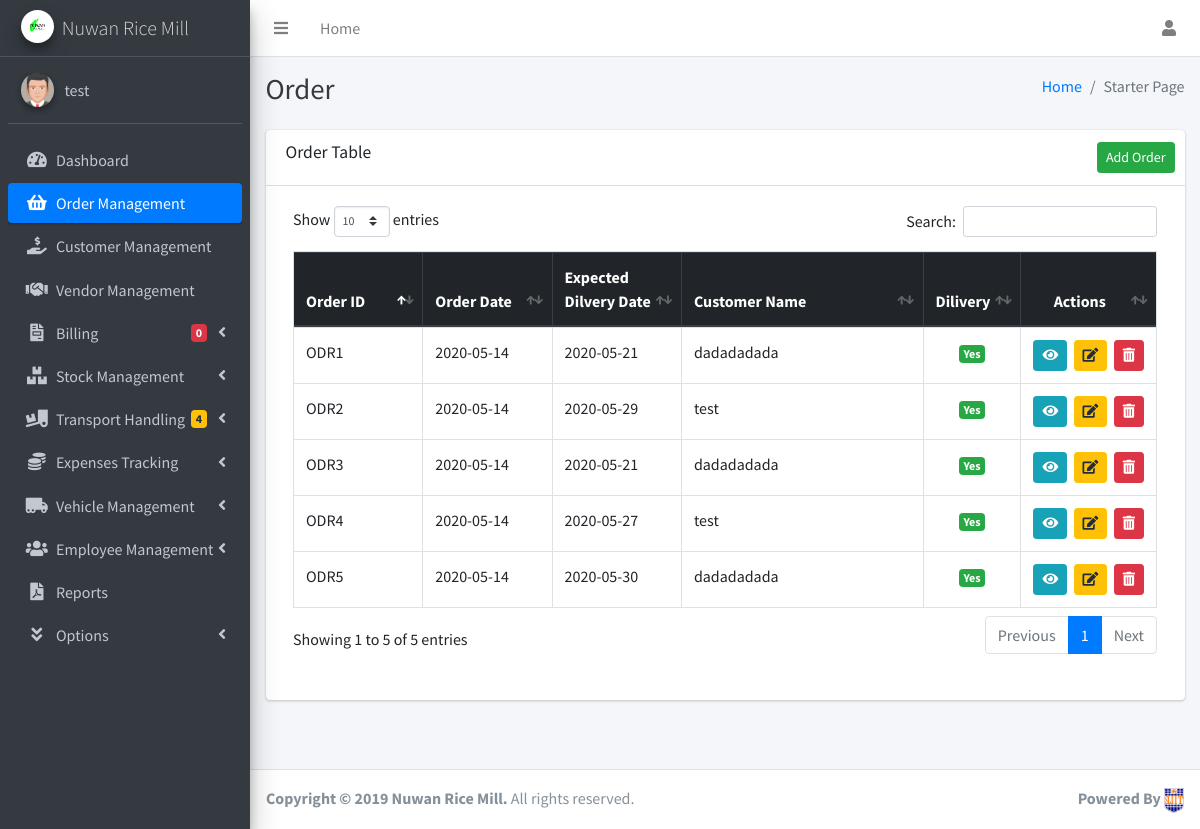
The page /Order/OrderTable.php (signed in) on the database its author committed.
### tables this page shows
CREATE TABLE `orderm` (
  `OrderM_ID` int(11) NOT NULL,
  `Order_ID` varchar(50) NOT NULL,
  `customerID` int(11) NOT NULL,
  `Order_Date` date NOT NULL,
  `Order_D_Date` date NOT NULL,
  `D_Status` varchar(10) NOT NULL,
  `t_status` varchar(2) NOT NULL DEFAULT '0',
  `t_d_status` int(2) NOT NULL DEFAULT '0',
  `invoice_created` int(2) NOT NULL
);

CREATE TABLE `customer` (
  `customerID` int(11) NOT NULL,
  `CusID` varchar(50) NOT NULL,
  `cName` varchar(100) NOT NULL,
  `cMNumber` varchar(10) NOT NULL,
  `cLNumber` varchar(10) DEFAULT NULL,
  `cEmail` varchar(150) DEFAULT NULL,
  `cAddress` varchar(250) NOT NULL,
  `cCity` varchar(50) NOT NULL,
  `cDistrict` varchar(50) NOT NULL
);

### Order/OrderTable.php (the view, shortened to what this page needs)
<?php
include '../inc/Dashboardcalculations.php';
$query = "SELECT o.OrderM_ID,o.Order_ID,c.cName,o.Order_Date,o.Order_D_Date,o.D_Status FROM orderm o, customer c WHERE o.customerID = c.customerID";
$Expenses = mysqli_query($con, $query);
?>
<!DOCTYPE html>
<html lang="en">
<head>
    <link rel="stylesheet" href="../dist/css/customCSS.css">
    <link rel="stylesheet" href="../plugins/overlayScrollbars/css/OverlayScrollbars.min.css">
    <link rel="stylesheet" href="../plugins/fontawesome-free/css/all.min.css">
    <link rel="stylesheet" href="../dist/css/adminlte.min.css">
    <link rel="stylesheet" href="../plugins/datatables-bs4/css/dataTables.bootstrap4.css">
    <link rel="stylesheet" href="../sweetalert/sweetalert2.min.css">
</head>
<body class="hold-transition sidebar-mini layout-fixed layout-navbar-fixed layout-footer-fixed">
    <div class="wrapper">
        <nav class="main-header navbar navbar-expand navbar-white navbar-light">
            <ul class="navbar-nav">
                <li class="nav-item">
                    <a class="nav-link" data-widget="pushmenu" href="#"><i class="fas fa-bars"></i></a>
                </li>
                <li class="nav-item d-none d-sm-inline-block">
                    <a href="#" class="nav-link">Home</a>
                </li>
            </ul>
            <ul class="navbar-nav ml-auto">
                <li class="nav-item dropdown">
                    <a class="nav-link" data-toggle="dropdown" href="#">
                        <i class="fa fa-user"></i>
                    </a>
                </li>
            </ul>
        </nav>
        <aside class="main-sidebar sidebar-dark-primary elevation-4">
            <a href="index3.html" class="brand-link">
                <img src="../dist/img/RICE.jpg" alt="Company Logo" class="brand-image img-circle elevation-3">
                <span class="brand-text font-weight-light">Nuwan Rice Mill</span>
            </a>
            <div class="sidebar">
                <div class="user-panel mt-3 pb-3 mb-3 d-flex">
                    <div class="image">
                        <img src="../dist/img/4.jpg" class="img-circle elevation-2" alt="User Image">
                    </div>
                    <div class="info">
                        <a href="#" class="d-block"><?php echo $_SESSION['username']; ?></a>
                    </div>
                </div>
                <nav class="mt-2">
                    <ul class="nav nav-pills nav-sidebar flex-column" data-widget="treeview" role="menu" data-accordion="false">
                        <li class="nav-item">
                            <a href="../index.php" class="nav-link">
                                <i class="nav-icon fas fa-tachometer-alt"></i>
                                <p>Dashboard</p>
                            </a>
                        </li>
                        <li class="nav-item">
                            <a href="#" class="nav-link active">
                                <i class="nav-icon fas fa-shopping-basket"></i>
                                <p>Order Management</p>
                            </a>
                        </li>
                        <li class="nav-item">
                            <a href="../Customer/CustomerTable.php" class="nav-link">
                                <i class="nav-icon fas fa-hand-holding-usd"></i>
                                <p>Customer Management</p>
                            </a>
                        </li>
                        <li class="nav-item">
                            <a href="../Vendor/VendorTable.php" class="nav-link">
                                <i class="nav-icon fas fa-handshake"></i>
                                <p>Vendor Management</p>
                            </a>
                        </li>
                        <li class="nav-item has-treeview">
                            <a href="#" class="nav-link">
                                <i class="nav-icon fas fa-file-invoice"></i>
                                <p>Billing
                                    <i class="right fas fa-angle-left"></i>
                                    <span class="badge badge-danger right"><?php num_of_new_orders(); ?></span>
                                </p>
                            </a>
                        </li>
                        <li class="nav-item has-treeview">
                            <a href="#" class="nav-link ">
                                <i class="nav-icon fas fa-boxes"></i>
                                <p>Stock Management
                                    <i class="right fas fa-angle-left"></i>
                                </p>
                            </a>
                        </li>
                        <li class="nav-item has-treeview">
                            <a href="#" class="nav-link">
                                <i class="nav-icon fas fa-truck-loading"></i>
                                <p>Transport Handling
                                    <i class="right fas fa-angle-left"></i>
                                    <span class="badge badge-warning right"><?php num_of_transportAction(); ?></span>
                                </p>
                            </a>
                        </li>
                        <li class="nav-item has-treeview">
                            <a href="" class="nav-link">
                                <i class="nav-icon fas fa-coins"></i>
                                <p>Expenses Tracking
                                    <i class="right fas fa-angle-left"></i>
                                </p>
                            </a>
                        </li>
                        <li class="nav-item">
                            <a href="" class="nav-link">
                                <i class="nav-icon fas fa-truck-moving"></i>
                                <p>Vehicle Management
                                    <i class="right fas fa-angle-left"></i>
                                </p>
                            </a>
                        </li>
                        <li class="nav-item has-treeview">
                            <a href="" class="nav-link">
                                <i class="nav-icon fas fa-users"></i>
                                <p>Employee Management
                                    <i class="right fas fa-angle-left"></i>
                                </p>
                            </a>
                        </li>
                        <li class="nav-item">
                            <a href="../Reports/EmployeeReport.php" class="nav-link">
                                <i class="nav-icon fas fa-file-pdf"></i>
                                <p>Reports</p>
                            </a>
                        </li>
                        <li class="nav-item has-treeview">
                            <a href="" class="nav-link">
                                <i class="nav-icon fas fa-angle-double-down"></i>
                                <p>
                                    Options
                                    <i class="right fas fa-angle-left"></i>
                                </p>
                            </a>
                        </li>
                    </ul>
                </nav>
            </div>
        </aside>
        <div class="content-wrapper">
            <div class="content-header">
                <div class="container-fluid">
                    <div class="row mb-2">
                        <div class="col-sm-6">
                            <h1 class="m-0 text-dark">Order</h1>
                        </div>
                        <div class="col-sm-6">
                            <ol class="breadcrumb float-sm-right">
                                <li class="breadcrumb-item"><a href="#">Home</a></li>
                                <li class="breadcrumb-item active">Starter Page</li>
                            </ol>
                        </div>
                    </div>
                </div>
            </div>
            <div class="content">
                <div class="container-fluid">
                    <div class="card mb-5">
                        <div class="card-header">
                            <h3 class="card-title">Order Table</h3>
                            <div class="card-tools">
                                <a href="AddOrder.php"><button type="button" class="btn btn-success btn-sm">Add Order</button></a>
                            </div>
                        </div>
                        <div class="card-body">
                            <div class="table-responsive">
                                <div class="dataTables_wrapper container-fluid dt-bootstrap4">
                                    <table id="example1" class="table table-bordered table-hover">
                                        <thead class="thead-dark">
                                            <tr>
                                                <th style="width: 15%">Order ID</th>
                                                <th style="width: 15%">Order Date</th>
                                                <th style="width: 15%">Expected Dilvery Date</th>
                                                <th>Customer Name</th>
                                                <th style="width: 10%">Dilivery</th>
                                                <th class="text-center" style="width: 10%">Actions</th>
                                            </tr>
                                        </thead>
                                        <tbody>
                                            <?php
                                            while ($row = mysqli_fetch_assoc($Expenses)) {
                                                $omid = $row['OrderM_ID'];
                                                $oid = $row['Order_ID'];
                                                $date = $row['Order_Date'];
                                                $ddate = $row['Order_D_Date'];
                                                $cusName = $row['cName'];
                                                $status = $row['D_Status'];
                                            ?>
                                                <tr>
                                                    <td><?php echo $oid ?></td>
                                                    <td><?php echo $date ?></td>
                                                    <td><?php echo $ddate ?></td>
                                                    <td><?php echo $cusName ?></td>
                                                    <td class="text-center"><?php
                                                                            if ($status == 'Yes') {
                                                                                echo '
                                                            <span class="badge badge-success">' . $status . '</span>
                                                            ';
                                                                            } elseif ($status == 'No') {
                                                                                echo '
                                                            <span class="badge badge-danger">' . $status . '</span>
                                                            ';
                                                                            }
                                                                            ?></td>
                                                    <td class="text-center">
                                                        <div class="btn-group btn-group-sm">
                                                            <a href="ViewOrderdetails.php?oid=<?php echo $omid  ?>"><button type="button" class="btn btn-info btn-sm" data-toggle="tooltip" data-placement="top" title="View">
                                                                    <i class="fas fa-eye"></i>
                                                                </button></a> &nbsp;&nbsp;
                                                            <a href="OrdereDetails.php?oid=<?php echo $omid  ?>"><button type="button" class="btn btn-warning btn-sm" data-toggle="tooltip" data-placement="top" title="Edit">
                                                                    <i class="fas fa-edit"></i>
                                                                </button></a> &nbsp;&nbsp;
                                                            <a href="../inc/deleteOrder.php?oid=<?php echo $omid  ?>" class="btn-del"><button type="button" class="btn btn-danger btn-sm" data-toggle="tooltip" data-placement="top" title="Delete">
                                                                    <i class="fas fa-trash-alt"></i>
                                                                </button></a>
                                                        </div>
                                                    </td>
                                                </tr>
                                            <?php
                                            }
                                            ?>
                                        </tbody>
                                    </table>
                                </div>
                                <br>
                            </div>
                        </div>
                    </div>
                    <br>
                </div>
            </div>
        </div>
        <footer class="main-footer">
            <strong>Copyright &copy; 2019 Nuwan Rice Mill.</strong> All rights reserved.
            <div class="float-right d-none d-sm-inline-block">
                <b>Powered By</b> <img src="../dist/img/3.png" alt="User Image">
            </div>
        </footer>
    </div>
</body>
</html>

### rows shown on the page
orderm: Order_ID "ODR1", Order_Date "2020-05-14", Order_D_Date "2020-05-21", customerID.cName "dadadadada", D_Status "Yes"
orderm: Order_ID "ODR2", Order_Date "2020-05-14", Order_D_Date "2020-05-29", customerID.cName "test", D_Status "Yes"
orderm: Order_ID "ODR3", Order_Date "2020-05-14", Order_D_Date "2020-05-21", customerID.cName "dadadadada", D_Status "Yes"
orderm: Order_ID "ODR4", Order_Date "2020-05-14", Order_D_Date "2020-05-27", customerID.cName "test", D_Status "Yes"
orderm: Order_ID "ODR5", Order_Date "2020-05-14", Order_D_Date "2020-05-30", customerID.cName "dadadadada", D_Status "Yes"

### other values the page prints
$_SESSION['username'] "test"
$result "0"
$result "4"
